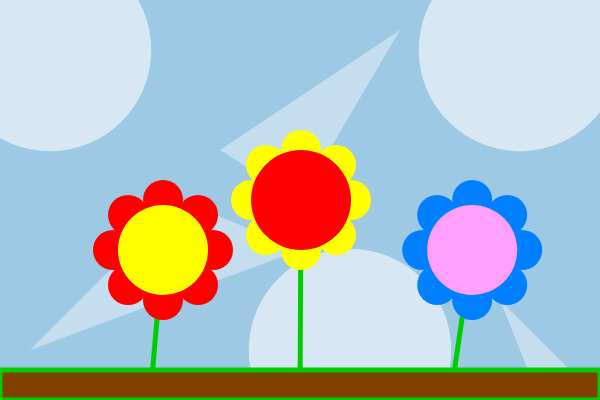
Frame 1 (no input)
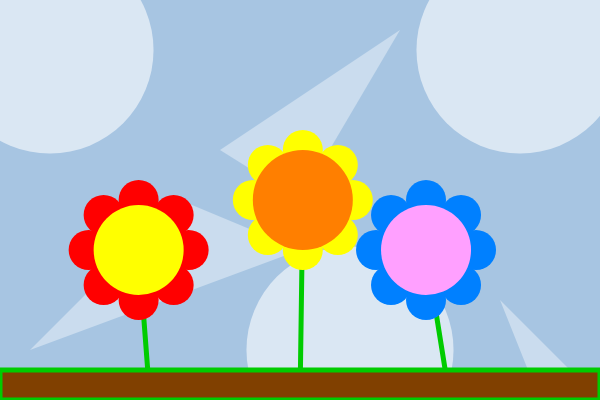
Frame 60 (no input)
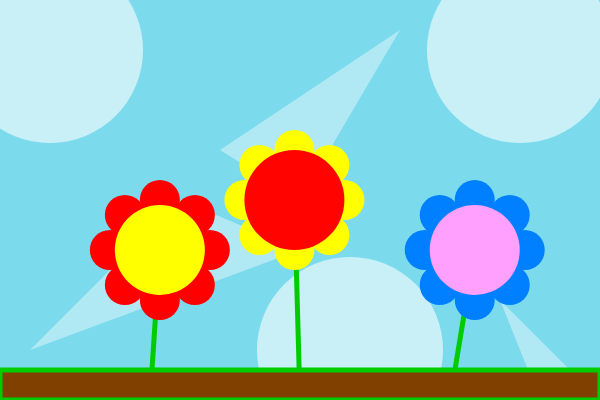
Frame 120 (the mouse pressed at the canvas centre since frame 60)

The p5.js sketch that drew these frames (run headless with seeded random() and noise() and a simulated clock; from frame 60 on, the mouse is pressed at the canvas centre):

// p5.js sketch
// ── sketch.js
let color1, color2;

function setup() {
  createCanvas(600, 400);
  color1 = color('#33FFFF');
  color2 = color('#FF99CC');
}

function draw() {
  let currentAngle = frameCount * 0.05;
  let wave = sin(currentAngle);

  let bgColorAmt = map(wave, -1, 1, 0, 1);
  let currentBg = lerpColor(color1, color2, bgColorAmt);
  background(currentBg);

  let dynamicSize = map(wave, -1, 1, 150, 250);

  noStroke();
  fill(255, 255, 255, 150);
  circle(50, 50, dynamicSize);
  circle(350, 350, dynamicSize);
  circle(520, 50, dynamicSize);

  fill(255, 255, 255, 100);
  triangle(180, 200, 300, 250, 30, 350);
  triangle(220, 150, 300, 200, 400, 30);
  triangle(500, 300, 650, 450, 700, 800);

  let sway1 = map(sin(currentAngle), -1, 1, -20, 20);
  let sway2 = map(sin(currentAngle + 1), -1, 1, -15, 15);
  let sway3 = map(sin(currentAngle + 2), -1, 1, -25, 25);

  strokeWeight(5);
  stroke('#00CC00');
  line(300 + sway1, 200, 300, 400);

  push();
  translate(sway1, 0);
  noStroke();
  fill('#FFFF00');
  circle(300, 150, 40);
  circle(300, 250, 40);
  circle(250, 200, 40);
  circle(350, 200, 40);
  circle(335, 235, 40);
  circle(335, 165, 40);
  circle(265, 235, 40);
  circle(265, 165, 40);
  
  let f1Color = lerpColor(color('#FF8000'), color('#FF0000'), map(cos(currentAngle), -1, 1, 0, 1));
  fill(f1Color);
  circle(300, 200, 100);
  pop();

  strokeWeight(5);
  stroke('#00CC00');
  line(150 + sway2, 250, 150, 400);

  push();
  translate(sway2, 0);
  noStroke();
  fill('#FF0000');
  circle(150, 200, 40);
  circle(150, 300, 40);
  circle(100, 250, 40);
  circle(200, 250, 40);
  circle(185, 285, 40);
  circle(185, 215, 40);
  circle(115, 285, 40);
  circle(115, 215, 40);
  fill('#FFFF00');
  circle(150, 250, 90);
  pop();

  strokeWeight(5);
  stroke('#00CC00');
  line(450 + sway3, 250, 450, 400);

  push();
  translate(sway3, 0);
  noStroke();
  fill('#0080FF');
  circle(450, 200, 40);
  circle(450, 300, 40);
  circle(400, 250, 40);
  circle(500, 250, 40);
  circle(485, 285, 40);
  circle(485, 215, 40);
  circle(415, 285, 40);
  circle(415, 215, 40);
  fill('#FFA0FF');
  circle(450, 250, 90);
  pop();

  fill('#804000');
  rect(0, 370, 600, 30);

  
}
